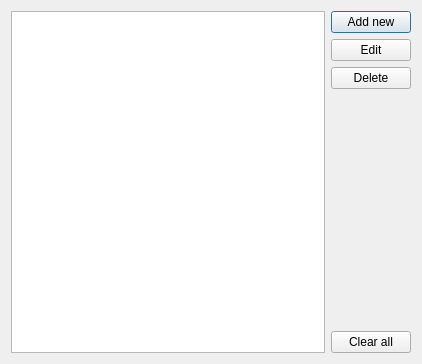
<?xml version="1.0" encoding="UTF-8"?>
<ui version="4.0">
 <class>ListDialog</class>
 <widget class="QDialog" name="ListDialog">
  <property name="geometry">
   <rect>
    <x>0</x>
    <y>0</y>
    <width>422</width>
    <height>364</height>
   </rect>
  </property>
  <property name="windowTitle">
   <string>Dialog</string>
  </property>
  <layout class="QHBoxLayout" name="horizontalLayout">
   <item>
    <widget class="QListWidget" name="list"/>
   </item>
   <item>
    <layout class="QVBoxLayout" name="verticalLayout">
     <item>
      <widget class="QPushButton" name="addButton">
       <property name="text">
        <string>Add new</string>
       </property>
      </widget>
     </item>
     <item>
      <widget class="QPushButton" name="editButton">
       <property name="text">
        <string>Edit</string>
       </property>
      </widget>
     </item>
     <item>
      <widget class="QPushButton" name="deleteButton">
       <property name="text">
        <string>Delete</string>
       </property>
      </widget>
     </item>
     <item>
      <spacer name="verticalSpacer">
       <property name="orientation">
        <enum>Qt::Vertical</enum>
       </property>
       <property name="sizeHint" stdset="0">
        <size>
         <width>20</width>
         <height>40</height>
        </size>
       </property>
      </spacer>
     </item>
     <item>
      <widget class="QPushButton" name="clearButton">
       <property name="text">
        <string>Clear all</string>
       </property>
      </widget>
     </item>
    </layout>
   </item>
  </layout>
 </widget>
 <resources/>
 <connections>
  <connection>
   <sender>clearButton</sender>
   <signal>clicked()</signal>
   <receiver>list</receiver>
   <slot>clear()</slot>
   <hints>
    <hint type="sourcelabel">
     <x>389</x>
     <y>342</y>
    </hint>
    <hint type="destinationlabel">
     <x>319</x>
     <y>239</y>
    </hint>
   </hints>
  </connection>
 </connections>
</ui>
